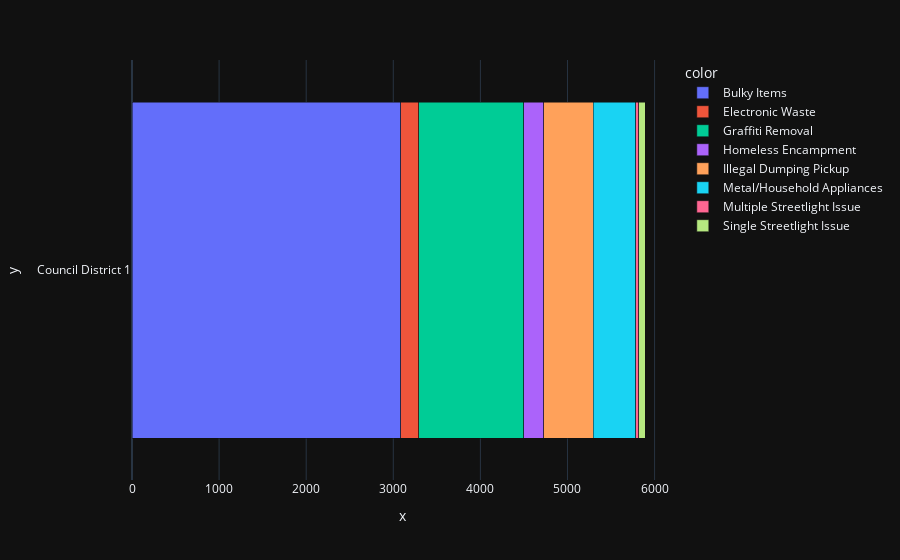

The notebook cell saved with this chart:
### Code cell
import plotly.express as px
 
fig = px.bar(x = temp['count_service'], color = temp['requesttype'], y = temp['cd'], barmode = 'stack')
 
fig.show()

### Figure 1 — Plotly figure (JSON) as saved in the notebook; plotly's stock layout.template omitted (floating-point values rounded to 4 significant figures)
{"data": [{"alignmentgroup": "True", "hovertemplate": "color=Bulky Items<br>x=%{x}<br>y=%{y}<extra></extra>", "legendgroup": "Bulky Items", "marker": {"color": "#636efa"}, "name": "Bulky Items", "offsetgroup": "Bulky Items", "orientation": "h", "showlegend": true, "textposition": "auto", "type": "bar", "x": [3088], "xaxis": "x", "y": ["Council District 1"], "yaxis": "y"}, {"alignmentgroup": "True", "hovertemplate": "color=Electronic Waste<br>x=%{x}<br>y=%{y}<extra></extra>", "legendgroup": "Electronic Waste", "marker": {"color": "#EF553B"}, "name": "Electronic Waste", "offsetgroup": "Electronic Waste", "orientation": "h", "showlegend": true, "textposition": "auto", "type": "bar", "x": [203], "xaxis": "x", "y": ["Council District 1"], "yaxis": "y"}, {"alignmentgroup": "True", "hovertemplate": "color=Graffiti Removal<br>x=%{x}<br>y=%{y}<extra></extra>", "legendgroup": "Graffiti Removal", "marker": {"color": "#00cc96"}, "name": "Graffiti Removal", "offsetgroup": "Graffiti Removal", "orientation": "h", "showlegend": true, "textposition": "auto", "type": "bar", "x": [1206], "xaxis": "x", "y": ["Council District 1"], "yaxis": "y"}, {"alignmentgroup": "True", "hovertemplate": "color=Homeless Encampment<br>x=%{x}<br>y=%{y}<extra></extra>", "legendgroup": "Homeless Encampment", "marker": {"color": "#ab63fa"}, "name": "Homeless Encampment", "offsetgroup": "Homeless Encampment", "orientation": "h", "showlegend": true, "textposition": "auto", "type": "bar", "x": [231], "xaxis": "x", "y": ["Council District 1"], "yaxis": "y"}, {"alignmentgroup": "True", "hovertemplate": "color=Illegal Dumping Pickup<br>x=%{x}<br>y=%{y}<extra></extra>", "legendgroup": "Illegal Dumping Pickup", "marker": {"color": "#FFA15A"}, "name": "Illegal Dumping Pickup", "offsetgroup": "Illegal Dumping Pickup", "orientation": "h", "showlegend": true, "textposition": "auto", "type": "bar", "x": [568], "xaxis": "x", "y": ["Council District 1"], "yaxis": "y"}, {"alignmentgroup": "True", "hovertemplate": "color=Metal/Household Appliances<br>x=%{x}<br>y=%{y}<extra></extra>", "legendgroup": "Metal/Household Appliances", "marker": {"color": "#19d3f3"}, "name": "Metal/Household Appliances", "offsetgroup": "Metal/Household Appliances", "orientation": "h", "showlegend": true, "textposition": "auto", "type": "bar", "x": [489], "xaxis": "x", "y": ["Council District 1"], "yaxis": "y"}, {"alignmentgroup": "True", "hovertemplate": "color=Multiple Streetlight Issue<br>x=%{x}<br>y=%{y}<extra></extra>", "legendgroup": "Multiple Streetlight Issue", "marker": {"color": "#FF6692"}, "name": "Multiple Streetlight Issue", "offsetgroup": "Multiple Streetlight Issue", "orientation": "h", "showlegend": true, "textposition": "auto", "type": "bar", "x": [33], "xaxis": "x", "y": ["Council District 1"], "yaxis": "y"}, {"alignmentgroup": "True", "hovertemplate": "color=Single Streetlight Issue<br>x=%{x}<br>y=%{y}<extra></extra>", "legendgroup": "Single Streetlight Issue", "marker": {"color": "#B6E880"}, "name": "Single Streetlight Issue", "offsetgroup": "Single Streetlight Issue", "orientation": "h", "showlegend": true, "textposition": "auto", "type": "bar", "x": [72], "xaxis": "x", "y": ["Council District 1"], "yaxis": "y"}], "layout": {"barmode": "stack", "legend": {"title": {"text": "color"}, "tracegroupgap": 0}, "margin": {"t": 60}, "xaxis": {"anchor": "y", "domain": [0, 1], "title": {"text": "x"}}, "yaxis": {"anchor": "x", "domain": [0, 1], "title": {"text": "y"}}}}
